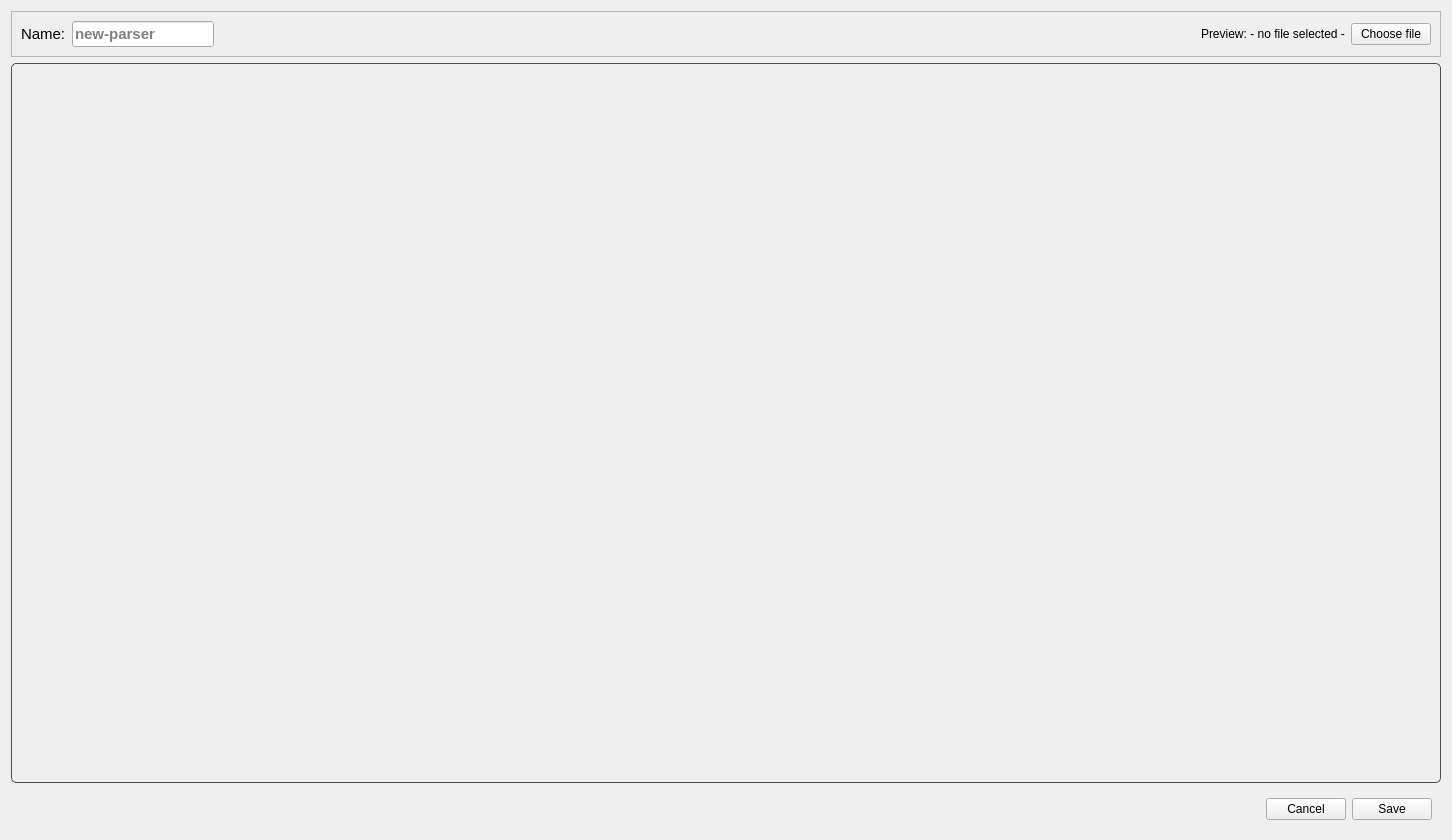
<?xml version="1.0" encoding="UTF-8"?>
<ui version="4.0">
 <class>ParserEditor</class>
 <widget class="QWidget" name="ParserEditor">
  <property name="geometry">
   <rect>
    <x>0</x>
    <y>0</y>
    <width>1452</width>
    <height>840</height>
   </rect>
  </property>
  <property name="windowTitle">
   <string>Form</string>
  </property>
  <property name="windowOpacity">
   <double>1.000000000000000</double>
  </property>
  <layout class="QGridLayout" name="gridLayout_12">
   <item row="0" column="0">
    <widget class="QFrame" name="parser_name_frame">
     <property name="sizePolicy">
      <sizepolicy hsizetype="Preferred" vsizetype="Fixed">
       <horstretch>0</horstretch>
       <verstretch>0</verstretch>
      </sizepolicy>
     </property>
     <property name="frameShape">
      <enum>QFrame::Shape::StyledPanel</enum>
     </property>
     <property name="frameShadow">
      <enum>QFrame::Shadow::Raised</enum>
     </property>
     <layout class="QGridLayout" name="gridLayout_6">
      <item row="0" column="0">
       <widget class="QLabel" name="parser_name_label">
        <property name="font">
         <font>
          <pointsize>11</pointsize>
         </font>
        </property>
        <property name="text">
         <string>Name:</string>
        </property>
       </widget>
      </item>
      <item row="0" column="4">
       <widget class="QPushButton" name="choose_file_button">
        <property name="text">
         <string>Choose file</string>
        </property>
       </widget>
      </item>
      <item row="0" column="2">
       <spacer name="horizontalSpacer_4">
        <property name="orientation">
         <enum>Qt::Orientation::Horizontal</enum>
        </property>
        <property name="sizeHint" stdset="0">
         <size>
          <width>566</width>
          <height>20</height>
         </size>
        </property>
       </spacer>
      </item>
      <item row="0" column="1">
       <widget class="QLineEdit" name="parser_name_line_edit">
        <property name="sizePolicy">
         <sizepolicy hsizetype="Fixed" vsizetype="Fixed">
          <horstretch>0</horstretch>
          <verstretch>0</verstretch>
         </sizepolicy>
        </property>
        <property name="font">
         <font>
          <pointsize>11</pointsize>
          <bold>true</bold>
         </font>
        </property>
        <property name="frame">
         <bool>true</bool>
        </property>
        <property name="placeholderText">
         <string>new-parser</string>
        </property>
        <property name="clearButtonEnabled">
         <bool>false</bool>
        </property>
       </widget>
      </item>
      <item row="0" column="3">
       <widget class="QLabel" name="input_file_label">
        <property name="sizePolicy">
         <sizepolicy hsizetype="Preferred" vsizetype="Maximum">
          <horstretch>0</horstretch>
          <verstretch>0</verstretch>
         </sizepolicy>
        </property>
        <property name="text">
         <string>Preview: - no file selected -</string>
        </property>
       </widget>
      </item>
     </layout>
    </widget>
   </item>
   <item row="1" column="0">
    <widget class="QTabWidget" name="tabWidget">
     <property name="autoFillBackground">
      <bool>false</bool>
     </property>
     <property name="styleSheet">
      <string notr="true">QTabWidget::pane {
    background: transparent;
    border: 1px solid #4d4d4d;
	border-radius: 5px;
}
</string>
     </property>
     <property name="currentIndex">
      <number>-1</number>
     </property>
    </widget>
   </item>
   <item row="2" column="0">
    <widget class="QFrame" name="save_cancel_frame">
     <property name="frameShape">
      <enum>QFrame::Shape::NoFrame</enum>
     </property>
     <property name="frameShadow">
      <enum>QFrame::Shadow::Plain</enum>
     </property>
     <layout class="QGridLayout" name="gridLayout_5">
      <item row="0" column="3">
       <widget class="QPushButton" name="cancel_editing_button">
        <property name="text">
         <string>Cancel</string>
        </property>
       </widget>
      </item>
      <item row="0" column="2">
       <spacer name="horizontalSpacer_2">
        <property name="orientation">
         <enum>Qt::Orientation::Horizontal</enum>
        </property>
        <property name="sizeHint" stdset="0">
         <size>
          <width>1018</width>
          <height>20</height>
         </size>
        </property>
       </spacer>
      </item>
      <item row="0" column="4">
       <widget class="QPushButton" name="save_parser_button">
        <property name="text">
         <string>Save</string>
        </property>
       </widget>
      </item>
     </layout>
    </widget>
   </item>
  </layout>
 </widget>
 <resources/>
 <connections/>
</ui>
